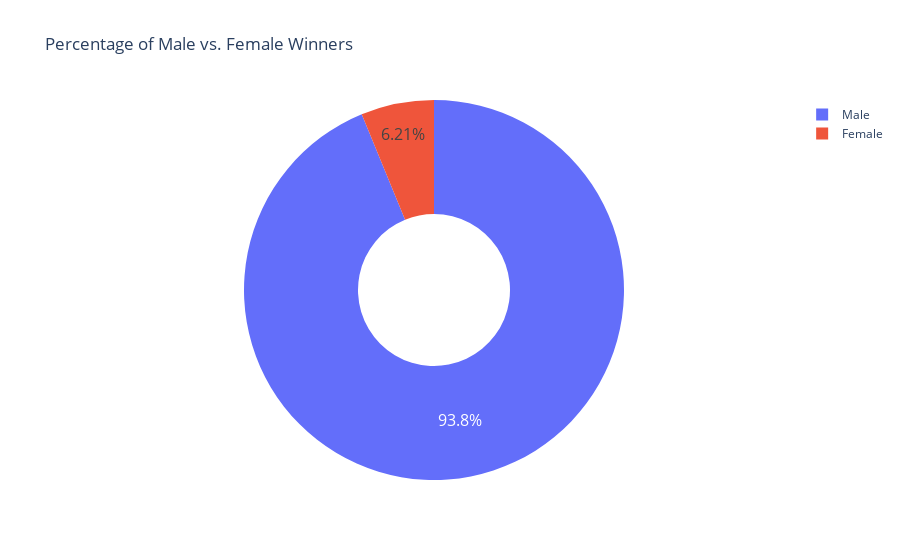

Notebook cell for this chart:
### Markdown cell above
**Challenge**: Create a [donut chart using plotly](https://plotly.com/python/pie-charts/) which shows how many prizes went to men compared to how many prizes went to women. What percentage of all the prizes went to women?

### Code cell
series_biology = df_data["sex"].value_counts()

fig = px.pie(
    values=series_biology.values,
    title="Percentage of Male vs. Female Winners",
    names=series_biology.index,
    hole=0.4,
)

fig.update_traces(textposition="inside", textfont_size=16, textinfo="percent")

fig.show()

### Figure 1 — Plotly figure (JSON) as saved in the notebook; plotly's stock layout.template omitted (floating-point values rounded to 4 significant figures)
{"data": [{"domain": {"x": [0, 1], "y": [0, 1]}, "hole": 0.4, "hovertemplate": "label=%{label}<br>value=%{value}<extra></extra>", "labels": ["Male", "Female"], "legendgroup": "", "name": "", "showlegend": true, "textfont": {"size": 16}, "textinfo": "percent", "textposition": "inside", "type": "pie", "values": [876, 58]}], "layout": {"legend": {"tracegroupgap": 0}, "title": {"text": "Percentage of Male vs. Female Winners"}}}
